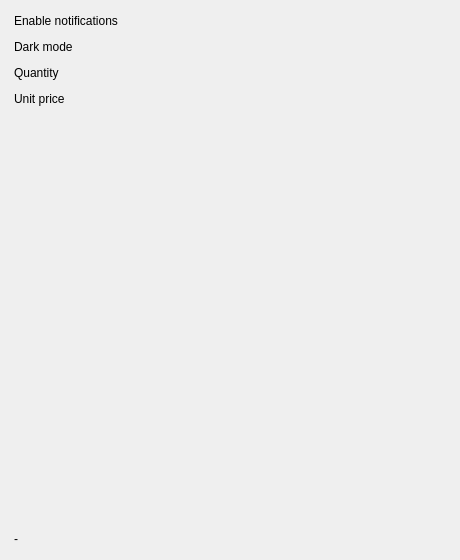
<?xml version='1.0' encoding='utf-8'?>
<ui version="4.0">
 <class>MainWindow</class>
 <widget class="QMainWindow" name="MainWindow">
  <property name="geometry">
   <rect>
    <x>0</x>
    <y>0</y>
    <width>460</width>
    <height>560</height>
   </rect>
  </property>
  <property name="windowTitle">
   <string>Switch / Number / Alert</string>
  </property>
  <widget class="QWidget" name="centralwidget">
   <layout class="QVBoxLayout" name="rootLayout">
    <property name="spacing">
     <number>12</number>
    </property>
    <property name="leftMargin">
     <number>14</number>
    </property>
    <property name="topMargin">
     <number>14</number>
    </property>
    <property name="rightMargin">
     <number>14</number>
    </property>
    <property name="bottomMargin">
     <number>14</number>
    </property>
    <item>
     <layout class="QHBoxLayout" name="notifRow">
      <item>
       <widget class="QLabel" name="notifLabel">
        <property name="text">
         <string>Enable notifications</string>
        </property>
       </widget>
      </item>
      <item>
       <spacer name="notifSpacer">
        <property name="orientation">
         <enum>Qt::Horizontal</enum>
        </property>
        <property name="sizeHint" stdset="0">
         <size>
          <width>10</width>
          <height>10</height>
         </size>
        </property>
       </spacer>
      </item>
      <item>
       <widget class="QCustomSwitch" name="notifSwitch">
        <property name="checked" stdset="0">
         <bool>true</bool>
        </property>
       </widget>
      </item>
     </layout>
    </item>
    <item>
     <layout class="QHBoxLayout" name="darkRow">
      <item>
       <widget class="QLabel" name="darkLabel">
        <property name="text">
         <string>Dark mode</string>
        </property>
       </widget>
      </item>
      <item>
       <spacer name="darkSpacer">
        <property name="orientation">
         <enum>Qt::Horizontal</enum>
        </property>
        <property name="sizeHint" stdset="0">
         <size>
          <width>10</width>
          <height>10</height>
         </size>
        </property>
       </spacer>
      </item>
      <item>
       <widget class="QCustomSwitch" name="darkSwitch" />
      </item>
     </layout>
    </item>
    <item>
     <layout class="QHBoxLayout" name="qtyRow">
      <item>
       <widget class="QLabel" name="qtyLabel">
        <property name="text">
         <string>Quantity</string>
        </property>
       </widget>
      </item>
      <item>
       <spacer name="qtySpacer">
        <property name="orientation">
         <enum>Qt::Horizontal</enum>
        </property>
        <property name="sizeHint" stdset="0">
         <size>
          <width>10</width>
          <height>10</height>
         </size>
        </property>
       </spacer>
      </item>
      <item>
       <widget class="QCustomNumberInput" name="qtyInput">
        <property name="maximumSize">
         <size>
          <width>140</width>
          <height>16777215</height>
         </size>
        </property>
       </widget>
      </item>
     </layout>
    </item>
    <item>
     <layout class="QHBoxLayout" name="priceRow">
      <item>
       <widget class="QLabel" name="priceLabel">
        <property name="text">
         <string>Unit price</string>
        </property>
       </widget>
      </item>
      <item>
       <spacer name="priceSpacer">
        <property name="orientation">
         <enum>Qt::Horizontal</enum>
        </property>
        <property name="sizeHint" stdset="0">
         <size>
          <width>10</width>
          <height>10</height>
         </size>
        </property>
       </spacer>
      </item>
      <item>
       <widget class="QCustomNumberInput" name="priceInput">
        <property name="maximumSize">
         <size>
          <width>140</width>
          <height>16777215</height>
         </size>
        </property>
       </widget>
      </item>
     </layout>
    </item>
    <item>
     <widget class="QCustomAlert" name="alertInfo">
      <property name="title" stdset="0">
       <string>Heads up</string>
      </property>
      <property name="text" stdset="0">
       <string>Your trial ends in 3 days.</string>
      </property>
      <property name="variant" stdset="0">
       <string>info</string>
      </property>
     </widget>
    </item>
    <item>
     <widget class="QCustomAlert" name="alertSuccess">
      <property name="title" stdset="0">
       <string>Saved</string>
      </property>
      <property name="text" stdset="0">
       <string>Settings updated successfully.</string>
      </property>
      <property name="variant" stdset="0">
       <string>success</string>
      </property>
     </widget>
    </item>
    <item>
     <widget class="QCustomAlert" name="alertWarning">
      <property name="title" stdset="0">
       <string>Careful</string>
      </property>
      <property name="text" stdset="0">
       <string>This action can't be undone.</string>
      </property>
      <property name="variant" stdset="0">
       <string>warning</string>
      </property>
      <property name="dismissible" stdset="0">
       <bool>true</bool>
      </property>
     </widget>
    </item>
    <item>
     <widget class="QCustomAlert" name="alertError">
      <property name="title" stdset="0">
       <string>Error</string>
      </property>
      <property name="text" stdset="0">
       <string>Payment failed. Try another card.</string>
      </property>
      <property name="variant" stdset="0">
       <string>destructive</string>
      </property>
      <property name="dismissible" stdset="0">
       <bool>true</bool>
      </property>
     </widget>
    </item>
    <item>
     <spacer name="bottomSpacer">
      <property name="orientation">
       <enum>Qt::Vertical</enum>
      </property>
      <property name="sizeHint" stdset="0">
       <size>
        <width>10</width>
        <height>10</height>
       </size>
      </property>
     </spacer>
    </item>
    <item>
     <widget class="QLabel" name="statusLabel">
      <property name="text">
       <string>-</string>
      </property>
     </widget>
    </item>
   </layout>
  </widget>
 </widget>
 <customwidgets>
  <customwidget>
   <class>QCustomSwitch</class>
   <extends>QWidget</extends>
   <header location="global">Custom_Widgets.QCustomSwitch.h</header>
  </customwidget>
  <customwidget>
   <class>QCustomNumberInput</class>
   <extends>QWidget</extends>
   <header location="global">Custom_Widgets.QCustomNumberInput.h</header>
  </customwidget>
  <customwidget>
   <class>QCustomAlert</class>
   <extends>QWidget</extends>
   <header location="global">Custom_Widgets.QCustomAlert.h</header>
  </customwidget>
 <customwidget><class>QPushButton</class><extends>QPushButton</extends><header location="global">Custom_Widgets.Theme.h</header><container>1</container></customwidget><customwidget><class>QLabel</class><extends>QLabel</extends><header location="global">Custom_Widgets.Theme.h</header><container>1</container></customwidget></customwidgets>
 <connections />
</ui>
